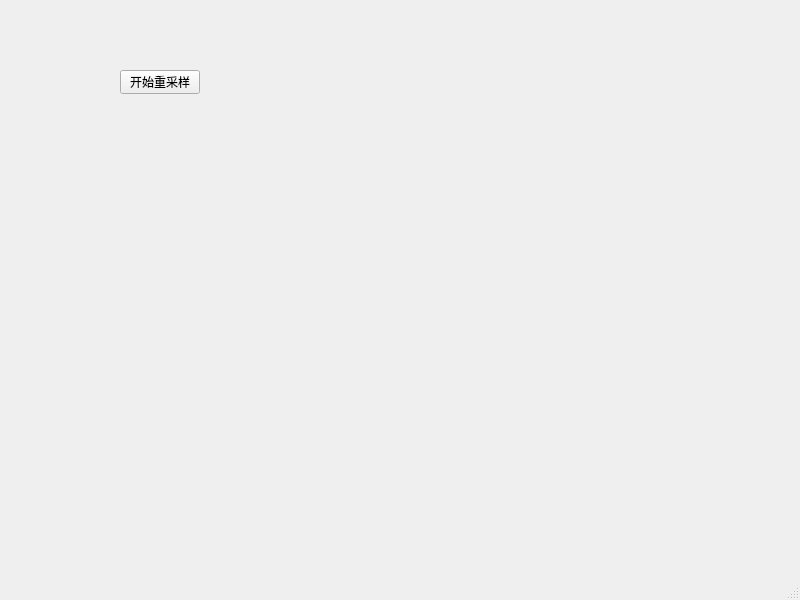
<?xml version="1.0" encoding="UTF-8"?>
<ui version="4.0">
 <class>MainWindow</class>
 <widget class="QMainWindow" name="MainWindow">
  <property name="geometry">
   <rect>
    <x>0</x>
    <y>0</y>
    <width>800</width>
    <height>600</height>
   </rect>
  </property>
  <property name="windowTitle">
   <string>MainWindow</string>
  </property>
  <widget class="QWidget" name="centralwidget">
   <widget class="QPushButton" name="audioButton">
    <property name="geometry">
     <rect>
      <x>120</x>
      <y>70</y>
      <width>80</width>
      <height>24</height>
     </rect>
    </property>
    <property name="text">
     <string>开始重采样</string>
    </property>
   </widget>
  </widget>
  <widget class="QMenuBar" name="menubar">
   <property name="geometry">
    <rect>
     <x>0</x>
     <y>0</y>
     <width>800</width>
     <height>24</height>
    </rect>
   </property>
  </widget>
  <widget class="QStatusBar" name="statusbar"/>
 </widget>
 <resources/>
 <connections/>
</ui>
